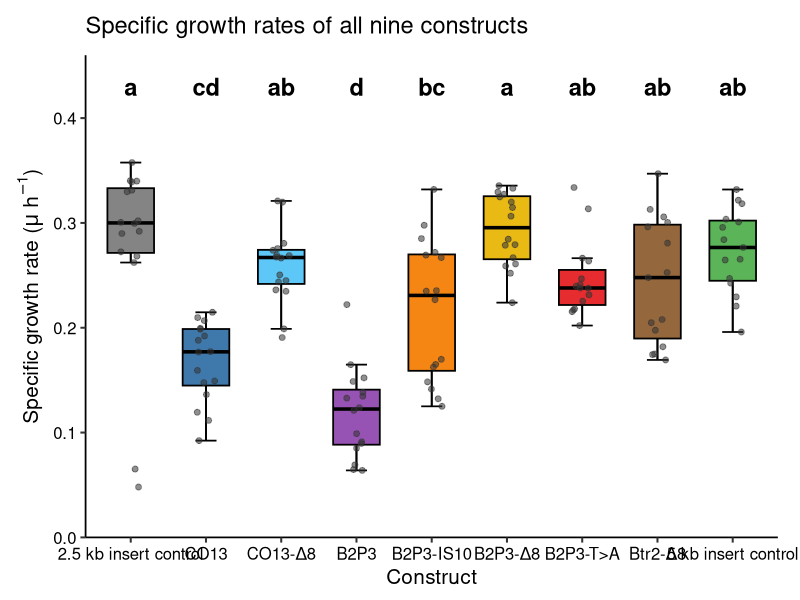

The R source for this figure:
## ============================================================================
## FINAL growth-rate analysis — Btr2 nine-construct experiment
## ----------------------------------------------------------------------------
## This is the consolidated version of the analysis that produced the final
## nine-construct boxplot and the Tukey/CLD significance letters.
##
## Pipeline (what was actually done):
##   1. Two independent runs were combined:  Aug 27  +  Sep 19.
##   2. Per-well specific growth rate (mu, h^-1) was estimated by fitting a
##      linear regression to ln(OD600) vs time over an automatically selected
##      exponential-phase window (>=12 consecutive points, slope > 0,
##      R^2 >= 0.95; the eligible window with the HIGHEST R^2 was chosen).
##   3. OD600 was NOT blank-subtracted before fitting (unblanked OD600).
##   4. One-way ANOVA  aov(mu ~ Construct)  --> TukeyHSD --> compact-letter
##      display (multcompLetters4).  Run was NOT included as a model term.
##
## Two data-entry points are provided:
##   SECTION A  rebuilds mu from raw per-well OD time series (needs raw data).
##   SECTION B  reproduces the final stats + figures directly from the saved
##              per-well rate table (comb2_growth_rates.csv) — guaranteed to
##              match the final published numbers/letters.
## ============================================================================

library(data.table)
library(ggplot2)
library(multcompView)

## ===========================================================================
## SECTION A — estimate per-well mu from raw OD600 time series
## ---------------------------------------------------------------------------
## Run this only if starting from raw plate-reader data. It expects a long
## data.table `raw_dt` with columns:
##     Construct   (character; "blank" for blank wells)
##     Run         (character; e.g. "Aug27", "Sep19")
##     Well        (character; unique well id within a run)
##     Time_hours  (numeric; hours from start)
##     OD600       (numeric; raw, UNBLANKED)
##
## Combine rules that were applied when building `raw_dt`:
##   * B2P3 wells were taken from BOTH retained runs (Aug 27 and Sep 19; 8 wells
##     each). The Aug 15 B2P3 was a suspected wrong-plasmid clone and was
##     excluded entirely.
##   * No blank subtraction (unblanked OD600).
##   * blank wells are dropped before rate fitting.
## ===========================================================================

## --- exponential-phase window finder (as used) -----------------------------
find_exp_phase <- function(dt, min_points = 12, min_r2 = 0.95) {
  dt <- dt[order(Time_hours)]
  n  <- nrow(dt)
  if (n < min_points) return(NULL)

  res <- list(); k <- 1L
  for (start in 1:(n - min_points + 1)) {
    for (end in (start + min_points - 1):n) {
      x   <- dt[start:end]
      fit <- lm(log_OD ~ Time_hours, data = x)
      res[[k]] <- data.table(
        start_time = min(x$Time_hours),
        end_time   = max(x$Time_hours),
        n_points   = nrow(x),
        slope      = coef(fit)[["Time_hours"]],
        r_squared  = summary(fit)$r.squared
      )
      k <- k + 1L
    }
  }
  res <- rbindlist(res)
  res <- res[slope > 0 & r_squared >= min_r2]      # eligible windows only
  if (nrow(res) == 0) return(NULL)
  res[which.max(r_squared)]                         # highest-R^2 window
}

## --- fit mu per well (uncomment when raw_dt is available) -------------------
# growth_dt <- raw_dt[OD600 > 0 & !is.na(OD600) & Construct != "blank"]
# growth_dt[, log_OD := log(OD600)]
# rc <- growth_dt[, find_exp_phase(.SD), by = .(Construct, Run, Well)]
# rc <- rc[, .(Construct, Run, Well, mu = slope)]
# fwrite(rc, "comb2_growth_rates.csv")

## ===========================================================================
## SECTION B — final statistics + figures from the per-well rate table
## ===========================================================================

rc <- fread("comb2_growth_rates.csv")          # columns: Construct, Run, Well, mu

## --- display order, colours, display names ---------------------------------
ord <- c("CO7","CO13","CO13-8bpdel","B2P3","B2P3-IS10",
         "B2P3-8bpdel","B2P3-AGA","Btr2-8bpdel","Btr1")
## NOTE: names on the left (CO7, Btr1, B2P3-AGA) are the data keys used in the
## rate table; the right-hand side is the label shown on the figure.
disp <- c(CO7="2.5 kb insert control", CO13="CO13", `CO13-8bpdel`="CO13-\u03948", B2P3="B2P3",
          `B2P3-IS10`="B2P3-IS10", `B2P3-8bpdel`="B2P3-\u03948",
          `B2P3-AGA`="B2P3-T>A", `Btr2-8bpdel`="Btr2-\u03948", Btr1="5 kb insert control")
cols <- c(CO7="#848484", CO13="#3F78AB", `CO13-8bpdel`="#5DC7F7", B2P3="#9753B3",
          `B2P3-IS10`="#F58614", `B2P3-8bpdel`="#E9B914", `B2P3-AGA`="#E62C2E",
          `Btr2-8bpdel`="#94673C", Btr1="#5BB558")

## --- ANOVA + Tukey + compact letter display --------------------------------
rc[, Ctest := gsub("-", "_", Construct)]
fit   <- aov(mu ~ Ctest, data = rc)
tukey <- TukeyHSD(fit)
lett  <- multcompLetters4(fit, tukey)

letters_df <- data.frame(
  Construct = gsub("_", "-", names(lett$Ctest$Letters)),
  Letters   = unname(lett$Ctest$Letters),
  stringsAsFactors = FALSE
)

## --- summary table (mean, sd, n, letter) -----------------------------------
summ <- rc[, .(mean_mu = round(mean(mu), 4),
               sd      = round(sd(mu),   4),
               n       = .N), by = Construct]
summ <- merge(as.data.frame(summ), letters_df, by = "Construct")
summ <- summ[match(ord, summ$Construct), ]
print(summ, row.names = FALSE)
print(summary(fit))
fwrite(summ, "comb2_growth_rate_summary.csv")

## --- boxplot (ggplot; full-colour, significance letters) -------------------
rc[, disp := factor(disp[Construct], levels = disp[ord])]
rc[, fillcol := cols[Construct]]
lab <- data.frame(disp = disp[ord],
                  Letters = letters_df$Letters[match(ord, letters_df$Construct)],
                  y = 0.43)

set.seed(7)
p <- ggplot(rc, aes(disp, mu)) +
  stat_boxplot(geom = "errorbar", width = 0.28, linewidth = 0.6, colour = "black") +
  geom_boxplot(aes(fill = fillcol), colour = "black",
               outlier.shape = NA, width = 0.62, linewidth = 0.6) +
  geom_jitter(width = 0.14, height = 0, size = 1.7, alpha = 0.55, colour = "#333333") +
  geom_text(data = lab, aes(x = disp, y = y, label = Letters),
            inherit.aes = FALSE, fontface = "bold", size = 6) +
  scale_fill_identity() +
  scale_y_continuous(limits = c(0, 0.46), breaks = seq(0, 0.4, 0.1), expand = c(0, 0)) +
  labs(x = "Construct",
       y = expression(paste("Specific growth rate (", mu, " h"^-1, ")")),
       title = "Specific growth rates of all nine constructs") +
  theme_classic(base_size = 15) +
  theme(plot.title  = element_text(size = 17, hjust = 0, margin = margin(b = 12)),
        axis.title  = element_text(size = 15),
        axis.text.x = element_text(size = 12, colour = "black"),
        axis.text.y = element_text(size = 12, colour = "black"),
        axis.line   = element_line(linewidth = 0.6, colour = "black"),
        legend.position = "none",
        plot.margin = margin(12, 16, 8, 12))
ggsave("growth_rate_boxplot_final.png", plot = p,
       width = 11.2, height = 6.0, dpi = 300, bg = "white")

cat("\nDone. Wrote comb2_growth_rate_summary.csv and growth_rate_boxplot_final.png\n")
